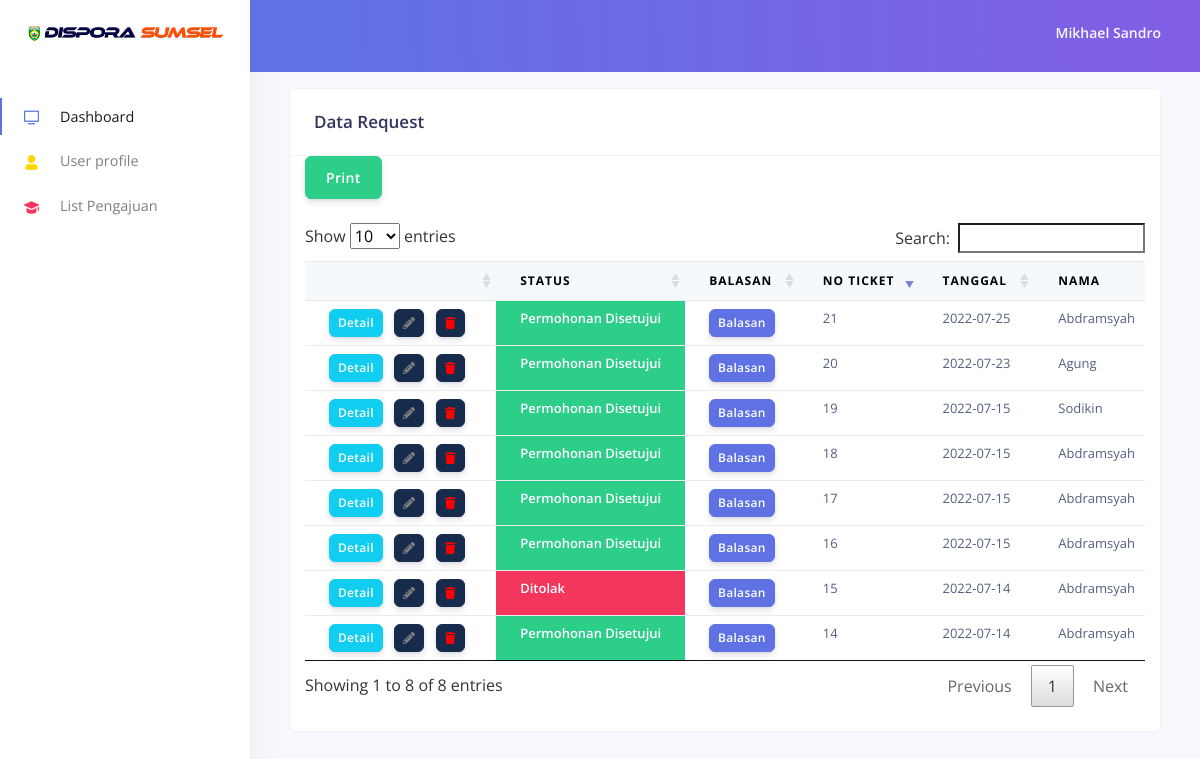
The page /Admin/index.php?p=history_request (signed in) on the database its author committed.
### tables this page shows
CREATE TABLE `tb_request` (
  `no_ticket` int(11) NOT NULL,
  `tgl_req` date NOT NULL,
  `id_user` int(11) NOT NULL,
  `description` text NOT NULL,
  `attachment` text NOT NULL,
  `email` varchar(50) NOT NULL,
  `balasan` text NOT NULL,
  `v_key` text NOT NULL,
  `status` int(11) NOT NULL
);

CREATE TABLE `tb_user` (
  `id_user` int(11) NOT NULL,
  `password` varchar(255) NOT NULL,
  `nama` varchar(50) NOT NULL,
  `no_hp` varchar(20) NOT NULL,
  `email` varchar(50) NOT NULL,
  `level` varchar(10) NOT NULL
);

### admin/page/history_request.php (the view, shortened to what this page needs)
<div class="card">
  <div class="card-header"><h3 class="mb-0">Data Request</h3></div>
  <div class="container">
    <a class="btn btn-md btn-success" href="report_request.php" target="_blank">Print</a>
    <div class="table-responsive py-4">
      <table class="table table-flush" id="data-request">
        <thead class="thead-light">
            <tr>
                <th></th>
                <th>Status</th>
                <th>Balasan</th>
                <th>No Ticket</th>
                <th>Tanggal</th>
                <th>Nama</th>
            </tr>
        </thead>
        <tbody>
        <?php
        if ($_SESSION['level'] == 'Admin') {
          $sql = "SELECT * FROM tb_request
                  INNER JOIN tb_user ON tb_request.id_user = tb_user.id_user";
        }
            $query = mysqli_query($link,$sql);
            while($hasil=mysqli_fetch_array($query)):
        ?>
          <tr>
            <td>
              <a href="#" type="button" class="btn btn-info btn-sm" data-toggle="modal" data-target="#myModal<?php echo $hasil['no_ticket']; ?>">Detail</a>
              <a href="#" type="button" class="btn btn-sm btn-default" data-toggle="modal" data-target="#modal-form<?php echo $hasil['no_ticket']; ?>">
                <i class='fas fa-pencil-alt' style="color: gray;"></i>
                </a>
                <a class="btn btn-sm btn-default" href="javascript:hapusData_request('<?=$hasil['no_ticket'];?>')">
                     <i class='fas fa-trash' style="color: red;"></i>
                </a>
            </td>
            <td class="<?php
              if ($hasil['status'] < 1) {
                echo "bg-warning text-white font-weight-bold";
               }elseif($hasil['status'] == 1){
                 echo "bg-secondary text-black font-weight-bold";
               }elseif($hasil['status'] == 2){
                 echo "bg-primary text-white font-weight-bold";
               }elseif($hasil['status'] == 3){
                 echo "bg-success text-white font-weight-bold";
               }elseif($hasil['status'] == 4){
                 echo "bg-danger text-white font-weight-bold";
               }elseif($hasil['status'] == 5){
                echo "bg-danger text-white font-weight-bold";
              }elseif($hasil['status'] == 6){
                echo "bg-danger text-white font-weight-bold";
              }else{
                echo "bg-danger text-white font-weight-bold";
              }
             ?>"><?php
              if ($hasil['status'] < 1) {
                echo "Menunggu Persetujuan Admin/TU";
                }elseif($hasil['status'] == 1){
                  echo "Menunggu Persetujuan Kadin";
                }elseif($hasil['status'] == 2){
                  echo "Menunggu Persetujuan Kabid";
                }elseif($hasil['status'] == 3){
                  echo "Permohonan Disetujui";
                }elseif($hasil['status'] == 4){
                  echo "Ditolak Admin/TU";
                }elseif($hasil['status'] == 5){
                  echo "Ditolak Kadin";
                }elseif($hasil['status'] == 6){
                  echo "Ditolak Kabid";
                }else{
                  echo "Ditolak";
                }
             ?></td>
             <td><?php if (empty($hasil['balasan'])) {?>
              <a href="#" type="button" class="btn btn-sm btn-primary" data-toggle="modal" data-target="#modal-form<?php echo $hasil['no_ticket']; ?>">
              Balasan
                </a>
                  <?php } else{?>
                    <a download="<?=$hasil['balasan'];?>" href="../upload/request/<?=$hasil['balasan'];?>"><?=$hasil['balasan'];?></a>
                  <?php } ?>
            </td>
            <td><?=$hasil['no_ticket'];?></td>
            <td><?=$hasil['tgl_req'];?></td>
            <td><?=$hasil['nama'];?></td>
          </tr>
            <?php endwhile; ?>
        </tbody>
    </table>
  </div>
  </div>
</div>

### assets/css/all.css (style rules this page uses)
.fa-pencil-alt:before { content: "\f303"; }
.fa-trash:before { content: "\f1f8"; }

### rows shown on the page
tb_request: status "Permohonan Disetujui", no_ticket "14", tgl_req "2022-07-14", id_user.nama "Abdramsyah"
tb_request: status "Ditolak", no_ticket "15", tgl_req "2022-07-14", id_user.nama "Abdramsyah"
tb_request: status "Permohonan Disetujui", no_ticket "16", tgl_req "2022-07-15", id_user.nama "Abdramsyah"
tb_request: status "Permohonan Disetujui", no_ticket "17", tgl_req "2022-07-15", id_user.nama "Abdramsyah"
tb_request: status "Permohonan Disetujui", no_ticket "18", tgl_req "2022-07-15", id_user.nama "Abdramsyah"
tb_request: status "Permohonan Disetujui", no_ticket "19", tgl_req "2022-07-15", id_user.nama "Sodikin"
tb_request: status "Permohonan Disetujui", no_ticket "20", tgl_req "2022-07-23", id_user.nama "Agung"
tb_request: status "Permohonan Disetujui", no_ticket "21", tgl_req "2022-07-25", id_user.nama "Abdramsyah"

### other values the page prints
$_SESSION['nama'] "Mikhael Sandro"
